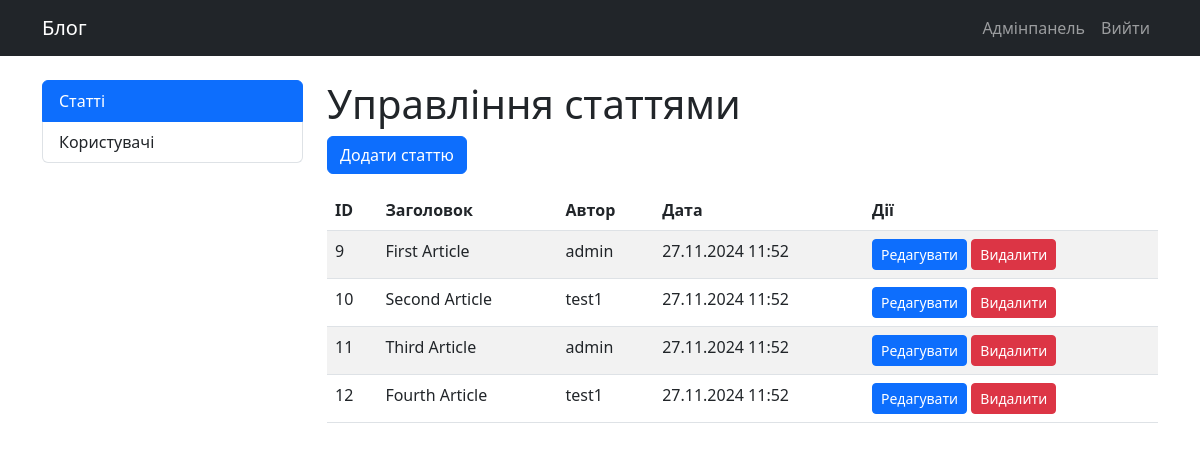
Screenshot of /admin/articles (signed in) with the database file from the repository.
### tables this page shows
CREATE TABLE `articles` (
  `id` int NOT NULL,
  `title` varchar(255) NOT NULL,
  `content` text NOT NULL,
  `author_id` int NOT NULL,
  `created_at` timestamp NULL DEFAULT CURRENT_TIMESTAMP
);

CREATE TABLE `users` (
  `id` int NOT NULL,
  `login` varchar(50) NOT NULL,
  `password` varchar(255) NOT NULL,
  `created_at` timestamp NULL DEFAULT CURRENT_TIMESTAMP
);

### controllers/AdminController.php (called while the page is built, shortened)
<?php
class AdminController {
    private $article;
    public function __construct($db) {
        $this->article = new Article($db);
    }
    public function articles() {
        $articles = $this->article->readAll();
        include_once __DIR__ . '/../views/admin/articles.php';
    }
}

### models/Article.php (called while the page is built, shortened)
<?php
class Article {
    private $conn;
    private $table = 'articles';
    public function __construct($db) {
        $this->conn = $db;
    }
    public function readAll() {
        $query = "SELECT a.*, u.login as author_name FROM " . $this->table . " a
                 LEFT JOIN users u ON a.author_id = u.id
                 ORDER BY a.created_at DESC";
        return $this->conn->query($query);
    }
}

### views/admin/articles.php (the view)
<?php include_once __DIR__ . '/../layout/header.php'; ?>
<div class="row">
    <div class="col-md-3">
        <div class="list-group">
            <a href="/admin/articles" class="list-group-item list-group-item-action active">Статті</a>
            <a href="/admin/users" class="list-group-item list-group-item-action">Користувачі</a>
        </div>
    </div>
    <div class="col-md-9">
        <h1>Управління статтями</h1>
        <div class="mb-3">
            <a href="/admin/articles/create" class="btn btn-primary">Додати статтю</a>
        </div>
        <?php if ($articles && $articles->num_rows > 0): ?>
            <div class="table-responsive">
                <table class="table table-striped">
                    <thead>
                        <tr>
                            <th>ID</th>
                            <th>Заголовок</th>
                            <th>Автор</th>
                            <th>Дата</th>
                            <th>Дії</th>
                        </tr>
                    </thead>
                    <tbody>
                        <?php while ($article = $articles->fetch_assoc()): ?>
                            <tr>
                                <td><?php echo htmlspecialchars($article['id']); ?></td>
                                <td><?php echo htmlspecialchars($article['title']); ?></td>
                                <td><?php echo htmlspecialchars($article['author_name']); ?></td>
                                <td><?php echo date('d.m.Y H:i', strtotime($article['created_at'])); ?></td>
                                <td>
                                    <a href="/admin/articles/edit/<?php echo $article['id']; ?>" class="btn btn-sm btn-primary">Редагувати</a>
                                    <a href="/admin/articles/delete?id=<?php echo $article['id']; ?>"
                                       class="btn btn-sm btn-danger"
                                       onclick="return confirm('Ви впевнені?')">Видалити</a>
                                </td>
                            </tr>
                        <?php endwhile; ?>
                    </tbody>
                </table>
            </div>
        <?php else: ?>
            <p>Статті відсутні</p>
        <?php endif; ?>
    </div>
</div>
<?php include_once __DIR__ . '/../layout/footer.php'; ?>

### rows the page displays
articles: id "9", title "First Article", author.login "admin", created_at "27.11.2024 11:52"
articles: id "10", title "Second Article", author.login "test1", created_at "27.11.2024 11:52"
articles: id "11", title "Third Article", author.login "admin", created_at "27.11.2024 11:52"
articles: id "12", title "Fourth Article", author.login "test1", created_at "27.11.2024 11:52"
